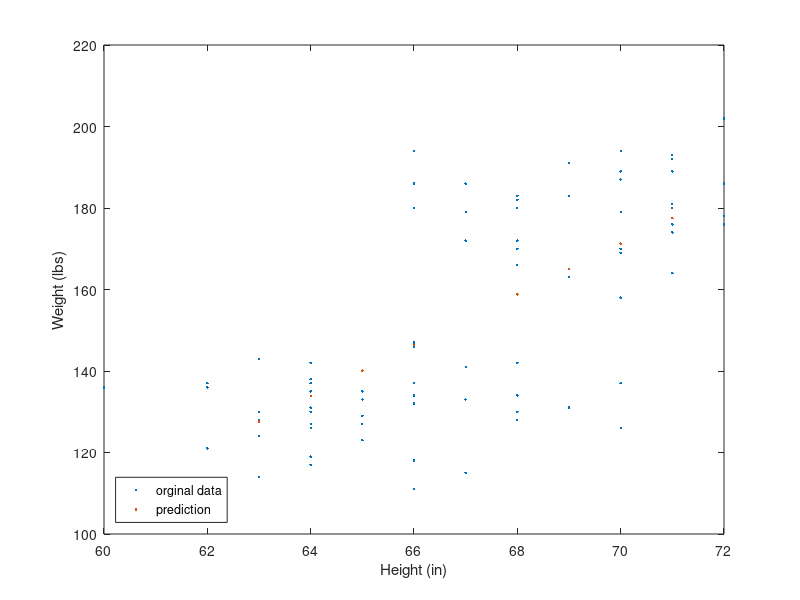

MATLAB code to generate this figure:
% Sample code for linear regression
% Predict patient weight from height

% Load patients data from matlab sample data sets
load patients;

% Height and Weight items have 100 data samples
% Split the data in 80:20 (train:validate)
x = Height(1:80);
y = Weight(1:80);

% Eqn: y = 𝜃̂0x0 + 𝜃̂1x1
% Compute weights: Find 𝜃̂ = (𝜓𝑇𝜓)^(−1)𝜓𝑇y
n = size(x);                % get the size of x
Psi = [ones(n(1,1),1), x];  % Augment i/p data - the column of ones represent bias x0
theta_hat = inv(Psi'*Psi)*Psi'*y;

% ******* Prediction *********
% use the last 20 data items for prediction
x_star = Height(80:100); 
% to confirm the size of x_star
x_star_size = size(x_star);
n_star = x_star_size(1,1);
% augment oos i/p data
Psi_star = [ones(n_star,1) x_star];

% predict using the weights(theta_hat) computed above
y_star_hat = Psi_star*theta_hat; 
plot(x, y, '.', x_star, y_star_hat, '.')
xlabel('Height (in)')
ylabel('Weight (lbs)')
legend({'orginal data','prediction'},'Location','southwest')





